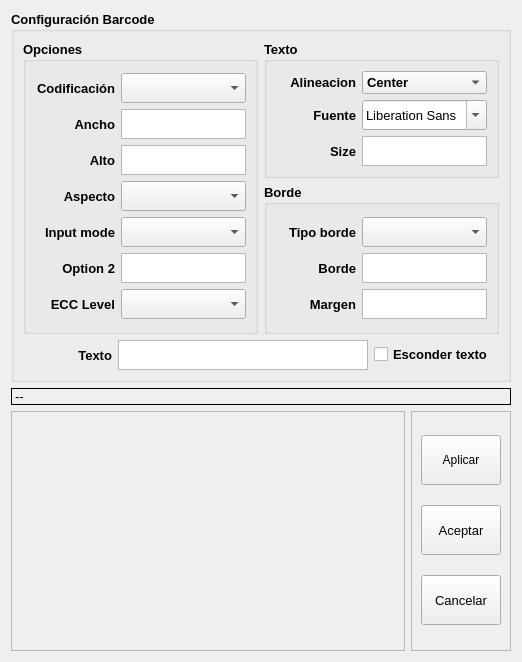
<?xml version="1.0" encoding="UTF-8"?>
<ui version="4.0">
 <class>EditBarcodeUI</class>
 <widget class="QWidget" name="EditBarcodeUI">
  <property name="geometry">
   <rect>
    <x>0</x>
    <y>0</y>
    <width>520</width>
    <height>662</height>
   </rect>
  </property>
  <property name="sizePolicy">
   <sizepolicy hsizetype="Fixed" vsizetype="Fixed">
    <horstretch>0</horstretch>
    <verstretch>0</verstretch>
   </sizepolicy>
  </property>
  <property name="maximumSize">
   <size>
    <width>520</width>
    <height>16777215</height>
   </size>
  </property>
  <property name="windowTitle">
   <string>IN2PS</string>
  </property>
  <property name="windowIcon">
   <iconset>
    <normaloff>:/res/images/in2ps_tr.png</normaloff>:/res/images/in2ps_tr.png</iconset>
  </property>
  <property name="windowOpacity">
   <double>1.000000000000000</double>
  </property>
  <layout class="QVBoxLayout" name="verticalLayout_3">
   <item>
    <widget class="QGroupBox" name="m_gbCentral">
     <property name="sizePolicy">
      <sizepolicy hsizetype="Preferred" vsizetype="Preferred">
       <horstretch>12</horstretch>
       <verstretch>20</verstretch>
      </sizepolicy>
     </property>
     <property name="font">
      <font>
       <pointsize>10</pointsize>
       <weight>75</weight>
       <bold>true</bold>
      </font>
     </property>
     <property name="title">
      <string>Configuración Barcode</string>
     </property>
     <layout class="QGridLayout" name="gridLayout_11">
      <item row="0" column="0">
       <layout class="QHBoxLayout" name="horizontalLayout_2">
        <item>
         <widget class="QGroupBox" name="groupBox_3">
          <property name="title">
           <string>Opciones</string>
          </property>
          <layout class="QGridLayout" name="gridLayout_10">
           <item row="0" column="0">
            <layout class="QGridLayout" name="gridLayout_9">
             <item row="0" column="0">
              <widget class="QLabel" name="label">
               <property name="minimumSize">
                <size>
                 <width>80</width>
                 <height>0</height>
                </size>
               </property>
               <property name="maximumSize">
                <size>
                 <width>80</width>
                 <height>16777215</height>
                </size>
               </property>
               <property name="font">
                <font>
                 <pointsize>10</pointsize>
                 <weight>75</weight>
                 <bold>true</bold>
                </font>
               </property>
               <property name="text">
                <string>Codificación</string>
               </property>
               <property name="alignment">
                <set>Qt::AlignRight|Qt::AlignTrailing|Qt::AlignVCenter</set>
               </property>
              </widget>
             </item>
             <item row="0" column="1">
              <widget class="QComboBox" name="m_Codificacion">
               <property name="sizePolicy">
                <sizepolicy hsizetype="Maximum" vsizetype="Maximum">
                 <horstretch>0</horstretch>
                 <verstretch>0</verstretch>
                </sizepolicy>
               </property>
               <property name="minimumSize">
                <size>
                 <width>125</width>
                 <height>30</height>
                </size>
               </property>
               <property name="maximumSize">
                <size>
                 <width>125</width>
                 <height>30</height>
                </size>
               </property>
               <property name="font">
                <font>
                 <pointsize>8</pointsize>
                 <weight>50</weight>
                 <bold>false</bold>
                </font>
               </property>
              </widget>
             </item>
             <item row="1" column="0">
              <widget class="QLabel" name="label_11">
               <property name="sizePolicy">
                <sizepolicy hsizetype="Maximum" vsizetype="Maximum">
                 <horstretch>0</horstretch>
                 <verstretch>0</verstretch>
                </sizepolicy>
               </property>
               <property name="minimumSize">
                <size>
                 <width>80</width>
                 <height>30</height>
                </size>
               </property>
               <property name="maximumSize">
                <size>
                 <width>80</width>
                 <height>16777215</height>
                </size>
               </property>
               <property name="text">
                <string>Ancho</string>
               </property>
               <property name="alignment">
                <set>Qt::AlignRight|Qt::AlignTrailing|Qt::AlignVCenter</set>
               </property>
              </widget>
             </item>
             <item row="1" column="1">
              <widget class="QTextEdit" name="m_AnchuraSimbolo">
               <property name="sizePolicy">
                <sizepolicy hsizetype="Maximum" vsizetype="Maximum">
                 <horstretch>0</horstretch>
                 <verstretch>0</verstretch>
                </sizepolicy>
               </property>
               <property name="minimumSize">
                <size>
                 <width>0</width>
                 <height>30</height>
                </size>
               </property>
               <property name="maximumSize">
                <size>
                 <width>125</width>
                 <height>30</height>
                </size>
               </property>
               <property name="font">
                <font>
                 <pointsize>8</pointsize>
                 <weight>50</weight>
                 <bold>false</bold>
                </font>
               </property>
              </widget>
             </item>
             <item row="2" column="0">
              <widget class="QLabel" name="label_10">
               <property name="minimumSize">
                <size>
                 <width>80</width>
                 <height>0</height>
                </size>
               </property>
               <property name="maximumSize">
                <size>
                 <width>80</width>
                 <height>16777215</height>
                </size>
               </property>
               <property name="font">
                <font>
                 <pointsize>10</pointsize>
                 <weight>75</weight>
                 <bold>true</bold>
                </font>
               </property>
               <property name="text">
                <string>Alto</string>
               </property>
               <property name="alignment">
                <set>Qt::AlignRight|Qt::AlignTrailing|Qt::AlignVCenter</set>
               </property>
              </widget>
             </item>
             <item row="2" column="1">
              <widget class="QTextEdit" name="m_AlturaSimbolo">
               <property name="minimumSize">
                <size>
                 <width>0</width>
                 <height>30</height>
                </size>
               </property>
               <property name="maximumSize">
                <size>
                 <width>125</width>
                 <height>30</height>
                </size>
               </property>
               <property name="font">
                <font>
                 <pointsize>8</pointsize>
                 <weight>50</weight>
                 <bold>false</bold>
                </font>
               </property>
              </widget>
             </item>
             <item row="3" column="0">
              <widget class="QLabel" name="label_13">
               <property name="text">
                <string>Aspecto</string>
               </property>
               <property name="alignment">
                <set>Qt::AlignRight|Qt::AlignTrailing|Qt::AlignVCenter</set>
               </property>
              </widget>
             </item>
             <item row="3" column="1">
              <widget class="QComboBox" name="m_aspectRatio">
               <property name="minimumSize">
                <size>
                 <width>125</width>
                 <height>30</height>
                </size>
               </property>
               <property name="maximumSize">
                <size>
                 <width>125</width>
                 <height>30</height>
                </size>
               </property>
               <property name="font">
                <font>
                 <pointsize>8</pointsize>
                 <weight>50</weight>
                 <bold>false</bold>
                </font>
               </property>
              </widget>
             </item>
             <item row="4" column="0">
              <widget class="QLabel" name="label_4">
               <property name="minimumSize">
                <size>
                 <width>80</width>
                 <height>0</height>
                </size>
               </property>
               <property name="maximumSize">
                <size>
                 <width>80</width>
                 <height>16777215</height>
                </size>
               </property>
               <property name="font">
                <font>
                 <pointsize>10</pointsize>
                 <weight>75</weight>
                 <bold>true</bold>
                </font>
               </property>
               <property name="text">
                <string>Input mode</string>
               </property>
               <property name="alignment">
                <set>Qt::AlignRight|Qt::AlignTrailing|Qt::AlignVCenter</set>
               </property>
              </widget>
             </item>
             <item row="4" column="1">
              <widget class="QComboBox" name="m_InputMode">
               <property name="minimumSize">
                <size>
                 <width>0</width>
                 <height>30</height>
                </size>
               </property>
               <property name="maximumSize">
                <size>
                 <width>125</width>
                 <height>30</height>
                </size>
               </property>
               <property name="font">
                <font>
                 <pointsize>8</pointsize>
                 <weight>50</weight>
                 <bold>false</bold>
                </font>
               </property>
              </widget>
             </item>
             <item row="5" column="0">
              <widget class="QLabel" name="label_9">
               <property name="minimumSize">
                <size>
                 <width>80</width>
                 <height>0</height>
                </size>
               </property>
               <property name="maximumSize">
                <size>
                 <width>80</width>
                 <height>16777215</height>
                </size>
               </property>
               <property name="font">
                <font>
                 <pointsize>10</pointsize>
                 <weight>75</weight>
                 <bold>true</bold>
                </font>
               </property>
               <property name="text">
                <string>Option 2</string>
               </property>
               <property name="alignment">
                <set>Qt::AlignRight|Qt::AlignTrailing|Qt::AlignVCenter</set>
               </property>
              </widget>
             </item>
             <item row="5" column="1">
              <widget class="QTextEdit" name="m_Option2">
               <property name="maximumSize">
                <size>
                 <width>125</width>
                 <height>30</height>
                </size>
               </property>
               <property name="font">
                <font>
                 <pointsize>8</pointsize>
                 <weight>50</weight>
                 <bold>false</bold>
                </font>
               </property>
              </widget>
             </item>
             <item row="6" column="0">
              <widget class="QLabel" name="label_12">
               <property name="text">
                <string>ECC Level</string>
               </property>
               <property name="alignment">
                <set>Qt::AlignRight|Qt::AlignTrailing|Qt::AlignVCenter</set>
               </property>
              </widget>
             </item>
             <item row="6" column="1">
              <widget class="QComboBox" name="m_securityLevel">
               <property name="minimumSize">
                <size>
                 <width>0</width>
                 <height>30</height>
                </size>
               </property>
               <property name="maximumSize">
                <size>
                 <width>16777215</width>
                 <height>30</height>
                </size>
               </property>
              </widget>
             </item>
            </layout>
           </item>
          </layout>
         </widget>
        </item>
        <item>
         <layout class="QVBoxLayout" name="verticalLayout_2">
          <item>
           <widget class="QGroupBox" name="groupBox">
            <property name="title">
             <string>Texto</string>
            </property>
            <layout class="QGridLayout" name="gridLayout_4">
             <item row="0" column="0">
              <layout class="QGridLayout" name="gridLayout_3">
               <item row="0" column="0">
                <widget class="QLabel" name="label_14">
                 <property name="text">
                  <string>Alineacion</string>
                 </property>
                 <property name="alignment">
                  <set>Qt::AlignRight|Qt::AlignTrailing|Qt::AlignVCenter</set>
                 </property>
                </widget>
               </item>
               <item row="0" column="1">
                <widget class="QComboBox" name="m_cbAlineacion">
                 <property name="maximumSize">
                  <size>
                   <width>125</width>
                   <height>16777215</height>
                  </size>
                 </property>
                 <item>
                  <property name="text">
                   <string>Center</string>
                  </property>
                 </item>
                 <item>
                  <property name="text">
                   <string>Left</string>
                  </property>
                 </item>
                 <item>
                  <property name="text">
                   <string>Right</string>
                  </property>
                 </item>
                </widget>
               </item>
               <item row="1" column="0">
                <widget class="QLabel" name="label_2">
                 <property name="text">
                  <string>Fuente</string>
                 </property>
                 <property name="alignment">
                  <set>Qt::AlignRight|Qt::AlignTrailing|Qt::AlignVCenter</set>
                 </property>
                </widget>
               </item>
               <item row="1" column="1">
                <widget class="QFontComboBox" name="m_FontText">
                 <property name="minimumSize">
                  <size>
                   <width>0</width>
                   <height>30</height>
                  </size>
                 </property>
                 <property name="maximumSize">
                  <size>
                   <width>125</width>
                   <height>30</height>
                  </size>
                 </property>
                 <property name="font">
                  <font>
                   <weight>50</weight>
                   <bold>false</bold>
                  </font>
                 </property>
                </widget>
               </item>
               <item row="2" column="0">
                <widget class="QLabel" name="label_7">
                 <property name="sizePolicy">
                  <sizepolicy hsizetype="Maximum" vsizetype="Maximum">
                   <horstretch>0</horstretch>
                   <verstretch>0</verstretch>
                  </sizepolicy>
                 </property>
                 <property name="minimumSize">
                  <size>
                   <width>80</width>
                   <height>30</height>
                  </size>
                 </property>
                 <property name="maximumSize">
                  <size>
                   <width>80</width>
                   <height>16777215</height>
                  </size>
                 </property>
                 <property name="font">
                  <font>
                   <pointsize>10</pointsize>
                   <weight>75</weight>
                   <bold>true</bold>
                  </font>
                 </property>
                 <property name="text">
                  <string>Size</string>
                 </property>
                 <property name="alignment">
                  <set>Qt::AlignRight|Qt::AlignTrailing|Qt::AlignVCenter</set>
                 </property>
                </widget>
               </item>
               <item row="2" column="1">
                <widget class="QTextEdit" name="m_fontSmall">
                 <property name="sizePolicy">
                  <sizepolicy hsizetype="Maximum" vsizetype="Fixed">
                   <horstretch>0</horstretch>
                   <verstretch>0</verstretch>
                  </sizepolicy>
                 </property>
                 <property name="minimumSize">
                  <size>
                   <width>125</width>
                   <height>30</height>
                  </size>
                 </property>
                 <property name="maximumSize">
                  <size>
                   <width>125</width>
                   <height>30</height>
                  </size>
                 </property>
                 <property name="font">
                  <font>
                   <pointsize>8</pointsize>
                   <weight>50</weight>
                   <bold>false</bold>
                  </font>
                 </property>
                 <property name="tabChangesFocus">
                  <bool>true</bool>
                 </property>
                 <property name="readOnly">
                  <bool>false</bool>
                 </property>
                </widget>
               </item>
              </layout>
             </item>
            </layout>
           </widget>
          </item>
          <item>
           <widget class="QGroupBox" name="groupBox_2">
            <property name="title">
             <string>Borde</string>
            </property>
            <layout class="QGridLayout" name="gridLayout_8">
             <item row="0" column="0">
              <layout class="QGridLayout" name="gridLayout_7">
               <item row="0" column="0">
                <widget class="QLabel" name="label_6">
                 <property name="minimumSize">
                  <size>
                   <width>80</width>
                   <height>0</height>
                  </size>
                 </property>
                 <property name="maximumSize">
                  <size>
                   <width>80</width>
                   <height>16777215</height>
                  </size>
                 </property>
                 <property name="font">
                  <font>
                   <pointsize>10</pointsize>
                   <weight>75</weight>
                   <bold>true</bold>
                  </font>
                 </property>
                 <property name="text">
                  <string>Tipo borde</string>
                 </property>
                 <property name="alignment">
                  <set>Qt::AlignRight|Qt::AlignTrailing|Qt::AlignVCenter</set>
                 </property>
                </widget>
               </item>
               <item row="0" column="1">
                <widget class="QComboBox" name="m_TipoBorde">
                 <property name="minimumSize">
                  <size>
                   <width>125</width>
                   <height>30</height>
                  </size>
                 </property>
                 <property name="maximumSize">
                  <size>
                   <width>125</width>
                   <height>30</height>
                  </size>
                 </property>
                 <property name="font">
                  <font>
                   <pointsize>8</pointsize>
                   <weight>50</weight>
                   <bold>false</bold>
                  </font>
                 </property>
                </widget>
               </item>
               <item row="1" column="0">
                <widget class="QLabel" name="label_5">
                 <property name="minimumSize">
                  <size>
                   <width>80</width>
                   <height>0</height>
                  </size>
                 </property>
                 <property name="maximumSize">
                  <size>
                   <width>80</width>
                   <height>16777215</height>
                  </size>
                 </property>
                 <property name="font">
                  <font>
                   <pointsize>10</pointsize>
                   <weight>75</weight>
                   <bold>true</bold>
                  </font>
                 </property>
                 <property name="text">
                  <string>Borde</string>
                 </property>
                 <property name="alignment">
                  <set>Qt::AlignRight|Qt::AlignTrailing|Qt::AlignVCenter</set>
                 </property>
                </widget>
               </item>
               <item row="1" column="1">
                <widget class="QTextEdit" name="m_GrosorBorde">
                 <property name="maximumSize">
                  <size>
                   <width>125</width>
                   <height>30</height>
                  </size>
                 </property>
                 <property name="font">
                  <font>
                   <pointsize>8</pointsize>
                   <weight>50</weight>
                   <bold>false</bold>
                  </font>
                 </property>
                </widget>
               </item>
               <item row="2" column="0">
                <widget class="QLabel" name="label_3">
                 <property name="minimumSize">
                  <size>
                   <width>80</width>
                   <height>0</height>
                  </size>
                 </property>
                 <property name="maximumSize">
                  <size>
                   <width>80</width>
                   <height>16777215</height>
                  </size>
                 </property>
                 <property name="font">
                  <font>
                   <pointsize>10</pointsize>
                   <weight>75</weight>
                   <bold>true</bold>
                  </font>
                 </property>
                 <property name="text">
                  <string>Margen</string>
                 </property>
                 <property name="alignment">
                  <set>Qt::AlignRight|Qt::AlignTrailing|Qt::AlignVCenter</set>
                 </property>
                </widget>
               </item>
               <item row="2" column="1">
                <widget class="QTextEdit" name="m_Margen">
                 <property name="minimumSize">
                  <size>
                   <width>125</width>
                   <height>0</height>
                  </size>
                 </property>
                 <property name="maximumSize">
                  <size>
                   <width>125</width>
                   <height>30</height>
                  </size>
                 </property>
                 <property name="font">
                  <font>
                   <pointsize>8</pointsize>
                   <weight>50</weight>
                   <bold>false</bold>
                  </font>
                 </property>
                </widget>
               </item>
              </layout>
             </item>
            </layout>
           </widget>
          </item>
         </layout>
        </item>
       </layout>
      </item>
      <item row="1" column="0">
       <layout class="QHBoxLayout" name="horizontalLayout">
        <item>
         <widget class="QLabel" name="label_8">
          <property name="minimumSize">
           <size>
            <width>80</width>
            <height>0</height>
           </size>
          </property>
          <property name="maximumSize">
           <size>
            <width>125</width>
            <height>16777215</height>
           </size>
          </property>
          <property name="font">
           <font>
            <pointsize>10</pointsize>
            <weight>75</weight>
            <bold>true</bold>
           </font>
          </property>
          <property name="text">
           <string>Texto</string>
          </property>
          <property name="alignment">
           <set>Qt::AlignRight|Qt::AlignTrailing|Qt::AlignVCenter</set>
          </property>
         </widget>
        </item>
        <item>
         <widget class="QTextEdit" name="m_Texto">
          <property name="minimumSize">
           <size>
            <width>125</width>
            <height>0</height>
           </size>
          </property>
          <property name="maximumSize">
           <size>
            <width>250</width>
            <height>30</height>
           </size>
          </property>
          <property name="font">
           <font>
            <pointsize>8</pointsize>
            <weight>50</weight>
            <bold>false</bold>
           </font>
          </property>
         </widget>
        </item>
        <item>
         <widget class="QCheckBox" name="m_EsconderTexto">
          <property name="minimumSize">
           <size>
            <width>125</width>
            <height>0</height>
           </size>
          </property>
          <property name="maximumSize">
           <size>
            <width>125</width>
            <height>16777215</height>
           </size>
          </property>
          <property name="font">
           <font>
            <pointsize>10</pointsize>
            <weight>75</weight>
            <bold>true</bold>
           </font>
          </property>
          <property name="text">
           <string>Esconder texto</string>
          </property>
         </widget>
        </item>
       </layout>
      </item>
     </layout>
    </widget>
   </item>
   <item>
    <widget class="QLabel" name="lbl_error">
     <property name="minimumSize">
      <size>
       <width>80</width>
       <height>0</height>
      </size>
     </property>
     <property name="maximumSize">
      <size>
       <width>10000</width>
       <height>16777215</height>
      </size>
     </property>
     <property name="font">
      <font>
       <pointsize>10</pointsize>
       <weight>50</weight>
       <bold>false</bold>
      </font>
     </property>
     <property name="frameShape">
      <enum>QFrame::Box</enum>
     </property>
     <property name="text">
      <string>--</string>
     </property>
    </widget>
   </item>
   <item>
    <layout class="QHBoxLayout" name="horizontalLayout_3">
     <item>
      <widget class="In2QLabel" name="m_ImagenUnitaria">
       <property name="sizePolicy">
        <sizepolicy hsizetype="Preferred" vsizetype="Fixed">
         <horstretch>0</horstretch>
         <verstretch>0</verstretch>
        </sizepolicy>
       </property>
       <property name="minimumSize">
        <size>
         <width>240</width>
         <height>240</height>
        </size>
       </property>
       <property name="maximumSize">
        <size>
         <width>10000</width>
         <height>240</height>
        </size>
       </property>
       <property name="frameShape">
        <enum>QFrame::StyledPanel</enum>
       </property>
       <property name="frameShadow">
        <enum>QFrame::Sunken</enum>
       </property>
       <property name="text">
        <string/>
       </property>
      </widget>
     </item>
     <item>
      <widget class="QFrame" name="frame">
       <property name="sizePolicy">
        <sizepolicy hsizetype="Fixed" vsizetype="Preferred">
         <horstretch>0</horstretch>
         <verstretch>0</verstretch>
        </sizepolicy>
       </property>
       <property name="maximumSize">
        <size>
         <width>100</width>
         <height>16777215</height>
        </size>
       </property>
       <property name="frameShape">
        <enum>QFrame::StyledPanel</enum>
       </property>
       <property name="frameShadow">
        <enum>QFrame::Raised</enum>
       </property>
       <layout class="QVBoxLayout" name="verticalLayout">
        <item>
         <widget class="QPushButton" name="m_Aplicar">
          <property name="minimumSize">
           <size>
            <width>40</width>
            <height>30</height>
           </size>
          </property>
          <property name="maximumSize">
           <size>
            <width>125</width>
            <height>50</height>
           </size>
          </property>
          <property name="font">
           <font>
            <weight>50</weight>
            <bold>false</bold>
           </font>
          </property>
          <property name="text">
           <string>Aplicar</string>
          </property>
          <property name="icon">
           <iconset>
            <normaloff>:/res/images/reload.png</normaloff>:/res/images/reload.png</iconset>
          </property>
         </widget>
        </item>
        <item>
         <widget class="QPushButton" name="m_Aceptar">
          <property name="sizePolicy">
           <sizepolicy hsizetype="Preferred" vsizetype="Fixed">
            <horstretch>0</horstretch>
            <verstretch>0</verstretch>
           </sizepolicy>
          </property>
          <property name="minimumSize">
           <size>
            <width>40</width>
            <height>30</height>
           </size>
          </property>
          <property name="maximumSize">
           <size>
            <width>125</width>
            <height>50</height>
           </size>
          </property>
          <property name="font">
           <font>
            <pointsize>10</pointsize>
           </font>
          </property>
          <property name="text">
           <string>Aceptar</string>
          </property>
          <property name="icon">
           <iconset>
            <normaloff>:/res/images/Ok_32x32.png</normaloff>:/res/images/Ok_32x32.png</iconset>
          </property>
         </widget>
        </item>
        <item>
         <widget class="QPushButton" name="m_Cancelar">
          <property name="sizePolicy">
           <sizepolicy hsizetype="Preferred" vsizetype="Fixed">
            <horstretch>0</horstretch>
            <verstretch>0</verstretch>
           </sizepolicy>
          </property>
          <property name="minimumSize">
           <size>
            <width>40</width>
            <height>30</height>
           </size>
          </property>
          <property name="maximumSize">
           <size>
            <width>125</width>
            <height>50</height>
           </size>
          </property>
          <property name="font">
           <font>
            <pointsize>10</pointsize>
           </font>
          </property>
          <property name="text">
           <string>Cancelar</string>
          </property>
          <property name="icon">
           <iconset>
            <normaloff>:/res/images/Cancel_32x32.png</normaloff>:/res/images/Cancel_32x32.png</iconset>
          </property>
         </widget>
        </item>
       </layout>
      </widget>
     </item>
    </layout>
   </item>
  </layout>
 </widget>
 <customwidgets>
  <customwidget>
   <class>In2QLabel</class>
   <extends>QLabel</extends>
   <header location="global">in2qlabel.h</header>
  </customwidget>
 </customwidgets>
 <resources/>
 <connections/>
</ui>
